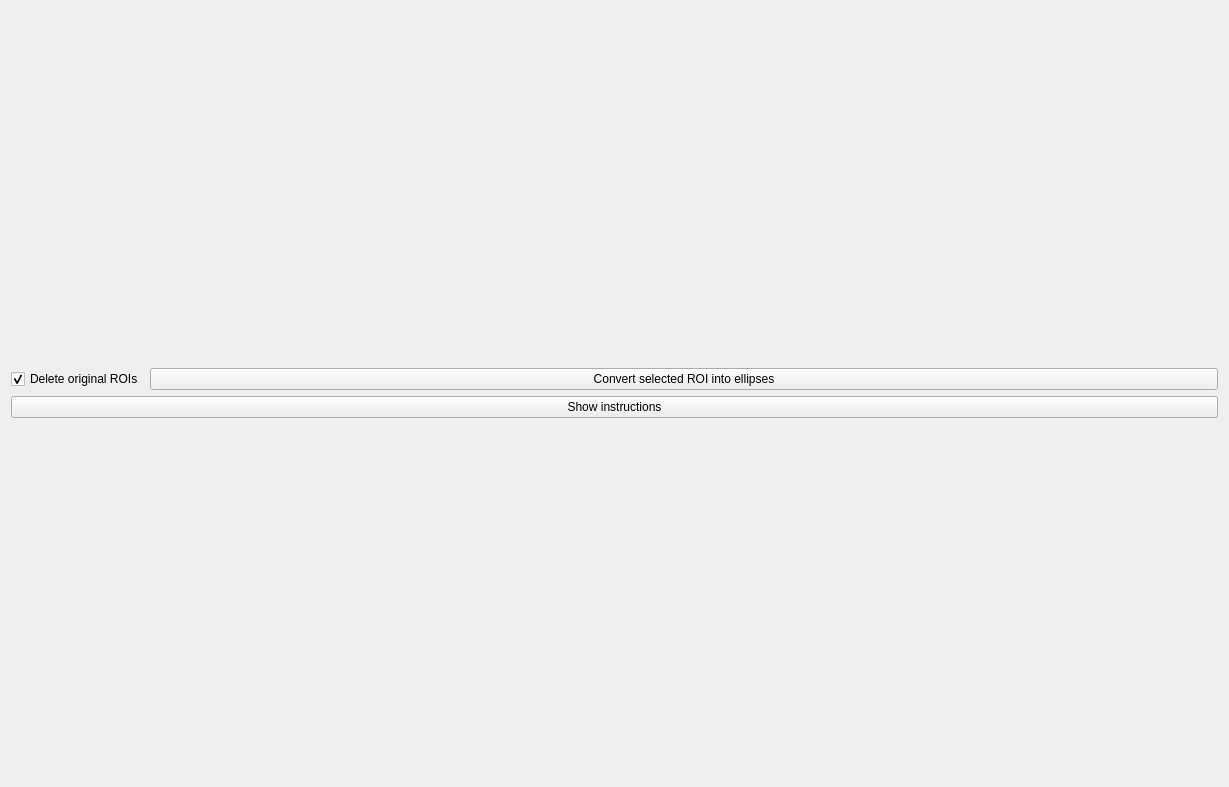
<?xml version="1.0" encoding="UTF-8"?>
<ui version="4.0">
 <class>Ellipsify</class>
 <widget class="QWidget" name="Ellipsify">
  <property name="geometry">
   <rect>
    <x>0</x>
    <y>0</y>
    <width>1229</width>
    <height>787</height>
   </rect>
  </property>
  <property name="windowTitle">
   <string>Form</string>
  </property>
  <layout class="QVBoxLayout" name="verticalLayout_2">
   <item>
    <layout class="QVBoxLayout" name="main_layout">
     <item>
      <layout class="QVBoxLayout" name="lyt_coorhub"/>
     </item>
     <item>
      <layout class="QHBoxLayout" name="horizontalLayout">
       <item>
        <widget class="QCheckBox" name="chk_deleteori">
         <property name="sizePolicy">
          <sizepolicy hsizetype="Fixed" vsizetype="Fixed">
           <horstretch>0</horstretch>
           <verstretch>0</verstretch>
          </sizepolicy>
         </property>
         <property name="text">
          <string>Delete original ROIs</string>
         </property>
         <property name="checked">
          <bool>true</bool>
         </property>
        </widget>
       </item>
       <item>
        <widget class="QPushButton" name="btn_commit">
         <property name="text">
          <string>Convert selected ROI into ellipses</string>
         </property>
        </widget>
       </item>
      </layout>
     </item>
     <item>
      <widget class="QPushButton" name="btn_instruction">
       <property name="text">
        <string>Show instructions</string>
       </property>
      </widget>
     </item>
    </layout>
   </item>
  </layout>
 </widget>
 <resources/>
 <connections/>
</ui>
